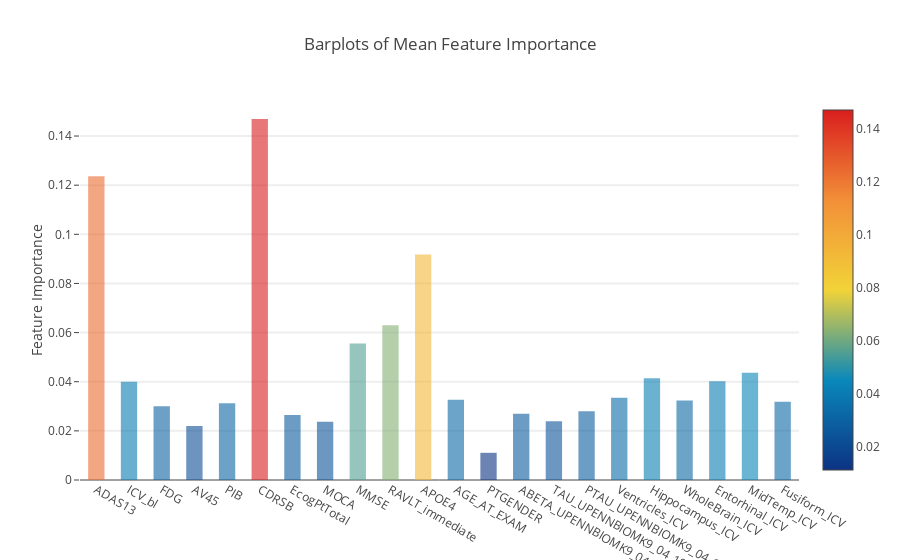

This figure's notebook cell:
### Code cell
# Create the new column containing the average of values

feature_dataframe['mean'] = feature_dataframe.mean(axis= 1) # axis = 1 computes the mean row-wise
feature_dataframe.head(3)

y = feature_dataframe['mean'].values
x = feature_dataframe['features'].values
data = [go.Bar(
            x= x,
             y= y,
            width = 0.5,
            marker=dict(
               color = feature_dataframe['mean'].values,
            colorscale='Portland',
            showscale=True,
            reversescale = False
            ),
            opacity=0.6
        )]

layout= go.Layout(
    autosize= True,
    title= 'Barplots of Mean Feature Importance',
    hovermode= 'closest',
#     xaxis= dict(
#         title= 'Pop',
#         ticklen= 5,
#         zeroline= False,
#         gridwidth= 2,
#     ),
    yaxis=dict(
        title= 'Feature Importance',
        ticklen= 5,
        gridwidth= 2
    ),
    showlegend= False
)
fig = go.Figure(data=data, layout=layout)
py.iplot(fig, filename='bar-direct-labels')

### Figure 1 — Plotly figure (JSON) as saved in the notebook; plotly's stock layout.template omitted (floating-point values rounded to 4 significant figures)
{"data": [{"marker": {"color": [0.1236, 0.03997, 0.03001, 0.02202, 0.03128, 0.1469, 0.02645, 0.02367, 0.05557, 0.06294, 0.09177, 0.03267, 0.01107, 0.02699, 0.02389, 0.02796, 0.03352, 0.04144, 0.03234, 0.04021, 0.0436, 0.03184], "colorscale": "Portland", "reversescale": false, "showscale": true}, "opacity": 0.6, "type": "bar", "width": 0.5, "x": ["ADAS13", "ICV_bl", "FDG", "AV45", "PIB", "CDRSB", "EcogPtTotal", "MOCA", "MMSE", "RAVLT_immediate", "APOE4", "AGE_AT_EXAM", "PTGENDER", "ABETA_UPENNBIOMK9_04_19_17", "TAU_UPENNBIOMK9_04_19_17", "PTAU_UPENNBIOMK9_04_19_17", "Ventricles_ICV", "Hippocampus_ICV", "WholeBrain_ICV", "Entorhinal_ICV", "MidTemp_ICV", "Fusiform_ICV"], "y": [0.1236, 0.03997, 0.03001, 0.02202, 0.03128, 0.1469, 0.02645, 0.02367, 0.05557, 0.06294, 0.09177, 0.03267, 0.01107, 0.02699, 0.02389, 0.02796, 0.03352, 0.04144, 0.03234, 0.04021, 0.0436, 0.03184]}], "layout": {"autosize": true, "hovermode": "closest", "showlegend": false, "title": "Barplots of Mean Feature Importance", "yaxis": {"gridwidth": 2, "ticklen": 5, "title": "Feature Importance"}}}
